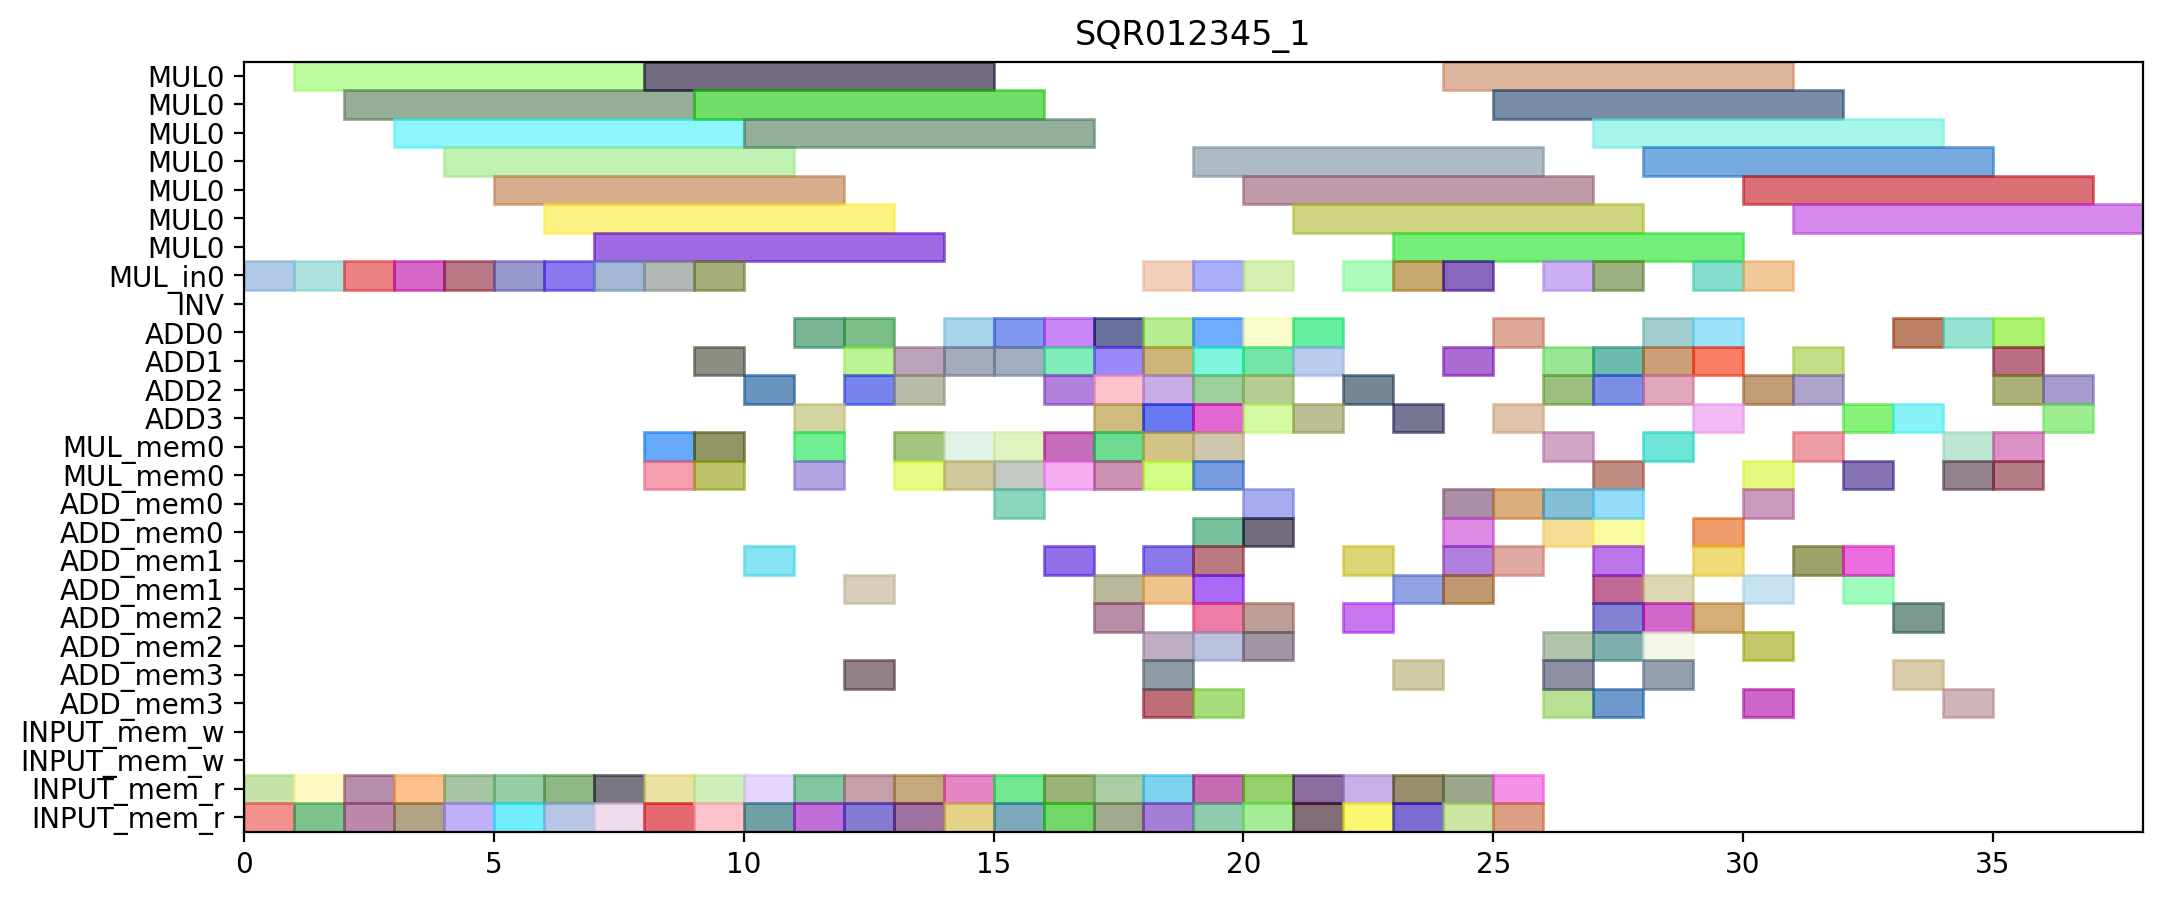

This figure's Python source:
from pyschedule import Scenario, solvers, plotters, alt


def solve():
	horizon = 115
	S = Scenario("SQR012345_1", horizon=horizon)

	# resource
	MUL = S.Resources('MUL', num=1, size=7)
	MUL_in = S.Resources('MUL_in', num=1)
	INV = S.Resource('INV')
	ADD = S.Resources('ADD', num=4, periods=range(1, horizon))
	MUL_mem = S.Resources('MUL_mem', num=1, size=2)
	ADD_mem = S.Resources('ADD_mem', num=4, size=2)
	INPUT_mem_w = S.Resource('INPUT_mem_w', size=2)
	INPUT_mem_r = S.Resource('INPUT_mem_r', size=2)

	# result of previous scheduling
	t7_t1_in = S.Task('t7_t1_in', length=1, delay_cost=1)
	S += t7_t1_in >= 0
	t7_t1_in += MUL_in[0]

	t7_t1_mem0 = S.Task('t7_t1_mem0', length=1, delay_cost=1)
	S += t7_t1_mem0 >= 0
	t7_t1_mem0 += INPUT_mem_r

	t7_t1_mem1 = S.Task('t7_t1_mem1', length=1, delay_cost=1)
	S += t7_t1_mem1 >= 0
	t7_t1_mem1 += INPUT_mem_r

	t7_t0_in = S.Task('t7_t0_in', length=1, delay_cost=1)
	S += t7_t0_in >= 1
	t7_t0_in += MUL_in[0]

	t7_t0_mem0 = S.Task('t7_t0_mem0', length=1, delay_cost=1)
	S += t7_t0_mem0 >= 1
	t7_t0_mem0 += INPUT_mem_r

	t7_t0_mem1 = S.Task('t7_t0_mem1', length=1, delay_cost=1)
	S += t7_t0_mem1 >= 1
	t7_t0_mem1 += INPUT_mem_r

	t7_t1 = S.Task('t7_t1', length=7, delay_cost=1)
	S += t7_t1 >= 1
	t7_t1 += MUL[0]

	t3_t1_in = S.Task('t3_t1_in', length=1, delay_cost=1)
	S += t3_t1_in >= 2
	t3_t1_in += MUL_in[0]

	t3_t1_mem0 = S.Task('t3_t1_mem0', length=1, delay_cost=1)
	S += t3_t1_mem0 >= 2
	t3_t1_mem0 += INPUT_mem_r

	t3_t1_mem1 = S.Task('t3_t1_mem1', length=1, delay_cost=1)
	S += t3_t1_mem1 >= 2
	t3_t1_mem1 += INPUT_mem_r

	t7_t0 = S.Task('t7_t0', length=7, delay_cost=1)
	S += t7_t0 >= 2
	t7_t0 += MUL[0]

	t3_t1 = S.Task('t3_t1', length=7, delay_cost=1)
	S += t3_t1 >= 3
	t3_t1 += MUL[0]

	t5_t1_in = S.Task('t5_t1_in', length=1, delay_cost=1)
	S += t5_t1_in >= 3
	t5_t1_in += MUL_in[0]

	t5_t1_mem0 = S.Task('t5_t1_mem0', length=1, delay_cost=1)
	S += t5_t1_mem0 >= 3
	t5_t1_mem0 += INPUT_mem_r

	t5_t1_mem1 = S.Task('t5_t1_mem1', length=1, delay_cost=1)
	S += t5_t1_mem1 >= 3
	t5_t1_mem1 += INPUT_mem_r

	t0_t3_in = S.Task('t0_t3_in', length=1, delay_cost=1)
	S += t0_t3_in >= 4
	t0_t3_in += MUL_in[0]

	t0_t3_mem0 = S.Task('t0_t3_mem0', length=1, delay_cost=1)
	S += t0_t3_mem0 >= 4
	t0_t3_mem0 += INPUT_mem_r

	t0_t3_mem1 = S.Task('t0_t3_mem1', length=1, delay_cost=1)
	S += t0_t3_mem1 >= 4
	t0_t3_mem1 += INPUT_mem_r

	t5_t1 = S.Task('t5_t1', length=7, delay_cost=1)
	S += t5_t1 >= 4
	t5_t1 += MUL[0]

	t0_t3 = S.Task('t0_t3', length=7, delay_cost=1)
	S += t0_t3 >= 5
	t0_t3 += MUL[0]

	t6_t0_in = S.Task('t6_t0_in', length=1, delay_cost=1)
	S += t6_t0_in >= 5
	t6_t0_in += MUL_in[0]

	t6_t0_mem0 = S.Task('t6_t0_mem0', length=1, delay_cost=1)
	S += t6_t0_mem0 >= 5
	t6_t0_mem0 += INPUT_mem_r

	t6_t0_mem1 = S.Task('t6_t0_mem1', length=1, delay_cost=1)
	S += t6_t0_mem1 >= 5
	t6_t0_mem1 += INPUT_mem_r

	t3_t0_in = S.Task('t3_t0_in', length=1, delay_cost=1)
	S += t3_t0_in >= 6
	t3_t0_in += MUL_in[0]

	t3_t0_mem0 = S.Task('t3_t0_mem0', length=1, delay_cost=1)
	S += t3_t0_mem0 >= 6
	t3_t0_mem0 += INPUT_mem_r

	t3_t0_mem1 = S.Task('t3_t0_mem1', length=1, delay_cost=1)
	S += t3_t0_mem1 >= 6
	t3_t0_mem1 += INPUT_mem_r

	t6_t0 = S.Task('t6_t0', length=7, delay_cost=1)
	S += t6_t0 >= 6
	t6_t0 += MUL[0]

	t3_t0 = S.Task('t3_t0', length=7, delay_cost=1)
	S += t3_t0 >= 7
	t3_t0 += MUL[0]

	t6_t1_in = S.Task('t6_t1_in', length=1, delay_cost=1)
	S += t6_t1_in >= 7
	t6_t1_in += MUL_in[0]

	t6_t1_mem0 = S.Task('t6_t1_mem0', length=1, delay_cost=1)
	S += t6_t1_mem0 >= 7
	t6_t1_mem0 += INPUT_mem_r

	t6_t1_mem1 = S.Task('t6_t1_mem1', length=1, delay_cost=1)
	S += t6_t1_mem1 >= 7
	t6_t1_mem1 += INPUT_mem_r

	t5_t0_in = S.Task('t5_t0_in', length=1, delay_cost=1)
	S += t5_t0_in >= 8
	t5_t0_in += MUL_in[0]

	t5_t0_mem0 = S.Task('t5_t0_mem0', length=1, delay_cost=1)
	S += t5_t0_mem0 >= 8
	t5_t0_mem0 += INPUT_mem_r

	t5_t0_mem1 = S.Task('t5_t0_mem1', length=1, delay_cost=1)
	S += t5_t0_mem1 >= 8
	t5_t0_mem1 += INPUT_mem_r

	t6_t1 = S.Task('t6_t1', length=7, delay_cost=1)
	S += t6_t1 >= 8
	t6_t1 += MUL[0]

	t4_t3_in = S.Task('t4_t3_in', length=1, delay_cost=1)
	S += t4_t3_in >= 9
	t4_t3_in += MUL_in[0]

	t4_t3_mem0 = S.Task('t4_t3_mem0', length=1, delay_cost=1)
	S += t4_t3_mem0 >= 9
	t4_t3_mem0 += INPUT_mem_r

	t4_t3_mem1 = S.Task('t4_t3_mem1', length=1, delay_cost=1)
	S += t4_t3_mem1 >= 9
	t4_t3_mem1 += INPUT_mem_r

	t5_t0 = S.Task('t5_t0', length=7, delay_cost=1)
	S += t5_t0 >= 9
	t5_t0 += MUL[0]

	t4_t1_mem0 = S.Task('t4_t1_mem0', length=1, delay_cost=1)
	S += t4_t1_mem0 >= 10
	t4_t1_mem0 += INPUT_mem_r

	t4_t1_mem1 = S.Task('t4_t1_mem1', length=1, delay_cost=1)
	S += t4_t1_mem1 >= 10
	t4_t1_mem1 += INPUT_mem_r

	t4_t3 = S.Task('t4_t3', length=7, delay_cost=1)
	S += t4_t3 >= 10
	t4_t3 += MUL[0]

	t4_t1 = S.Task('t4_t1', length=1, delay_cost=1)
	S += t4_t1 >= 11
	t4_t1 += ADD[0]

	t6_t2_mem0 = S.Task('t6_t2_mem0', length=1, delay_cost=1)
	S += t6_t2_mem0 >= 11
	t6_t2_mem0 += INPUT_mem_r

	t6_t2_mem1 = S.Task('t6_t2_mem1', length=1, delay_cost=1)
	S += t6_t2_mem1 >= 11
	t6_t2_mem1 += INPUT_mem_r

	t3_t3_mem0 = S.Task('t3_t3_mem0', length=1, delay_cost=1)
	S += t3_t3_mem0 >= 12
	t3_t3_mem0 += INPUT_mem_r

	t3_t3_mem1 = S.Task('t3_t3_mem1', length=1, delay_cost=1)
	S += t3_t3_mem1 >= 12
	t3_t3_mem1 += INPUT_mem_r

	t6_t2 = S.Task('t6_t2', length=1, delay_cost=1)
	S += t6_t2 >= 12
	t6_t2 += ADD[0]

	t0_t0_mem0 = S.Task('t0_t0_mem0', length=1, delay_cost=1)
	S += t0_t0_mem0 >= 13
	t0_t0_mem0 += INPUT_mem_r

	t0_t0_mem1 = S.Task('t0_t0_mem1', length=1, delay_cost=1)
	S += t0_t0_mem1 >= 13
	t0_t0_mem1 += INPUT_mem_r

	t3_t3 = S.Task('t3_t3', length=1, delay_cost=1)
	S += t3_t3 >= 13
	t3_t3 += ADD[1]

	t0_t0 = S.Task('t0_t0', length=1, delay_cost=1)
	S += t0_t0 >= 14
	t0_t0 += ADD[1]

	t5_t2_mem0 = S.Task('t5_t2_mem0', length=1, delay_cost=1)
	S += t5_t2_mem0 >= 14
	t5_t2_mem0 += INPUT_mem_r

	t5_t2_mem1 = S.Task('t5_t2_mem1', length=1, delay_cost=1)
	S += t5_t2_mem1 >= 14
	t5_t2_mem1 += INPUT_mem_r

	t11_mem0 = S.Task('t11_mem0', length=1, delay_cost=1)
	S += t11_mem0 >= 15
	t11_mem0 += INPUT_mem_r

	t11_mem1 = S.Task('t11_mem1', length=1, delay_cost=1)
	S += t11_mem1 >= 15
	t11_mem1 += INPUT_mem_r

	t5_t2 = S.Task('t5_t2', length=1, delay_cost=1)
	S += t5_t2 >= 15
	t5_t2 += ADD[0]

	t10_mem0 = S.Task('t10_mem0', length=1, delay_cost=1)
	S += t10_mem0 >= 16
	t10_mem0 += INPUT_mem_r

	t10_mem1 = S.Task('t10_mem1', length=1, delay_cost=1)
	S += t10_mem1 >= 16
	t10_mem1 += INPUT_mem_r

	t11 = S.Task('t11', length=1, delay_cost=1)
	S += t11 >= 16
	t11 += ADD[0]

	t10 = S.Task('t10', length=1, delay_cost=1)
	S += t10 >= 17
	t10 += ADD[1]

	t3_t2_mem0 = S.Task('t3_t2_mem0', length=1, delay_cost=1)
	S += t3_t2_mem0 >= 17
	t3_t2_mem0 += INPUT_mem_r

	t3_t2_mem1 = S.Task('t3_t2_mem1', length=1, delay_cost=1)
	S += t3_t2_mem1 >= 17
	t3_t2_mem1 += INPUT_mem_r

	t3_t2 = S.Task('t3_t2', length=1, delay_cost=1)
	S += t3_t2 >= 18
	t3_t2 += ADD[1]

	t4_t0_mem0 = S.Task('t4_t0_mem0', length=1, delay_cost=1)
	S += t4_t0_mem0 >= 18
	t4_t0_mem0 += INPUT_mem_r

	t4_t0_mem1 = S.Task('t4_t0_mem1', length=1, delay_cost=1)
	S += t4_t0_mem1 >= 18
	t4_t0_mem1 += INPUT_mem_r

	t4_t0 = S.Task('t4_t0', length=1, delay_cost=1)
	S += t4_t0 >= 19
	t4_t0 += ADD[1]

	t5_t3_mem0 = S.Task('t5_t3_mem0', length=1, delay_cost=1)
	S += t5_t3_mem0 >= 19
	t5_t3_mem0 += INPUT_mem_r

	t5_t3_mem1 = S.Task('t5_t3_mem1', length=1, delay_cost=1)
	S += t5_t3_mem1 >= 19
	t5_t3_mem1 += INPUT_mem_r

	t5_t3 = S.Task('t5_t3', length=1, delay_cost=1)
	S += t5_t3 >= 20
	t5_t3 += ADD[2]

	t7_t3_mem0 = S.Task('t7_t3_mem0', length=1, delay_cost=1)
	S += t7_t3_mem0 >= 20
	t7_t3_mem0 += INPUT_mem_r

	t7_t3_mem1 = S.Task('t7_t3_mem1', length=1, delay_cost=1)
	S += t7_t3_mem1 >= 20
	t7_t3_mem1 += INPUT_mem_r

	t7_t2_mem0 = S.Task('t7_t2_mem0', length=1, delay_cost=1)
	S += t7_t2_mem0 >= 21
	t7_t2_mem0 += INPUT_mem_r

	t7_t2_mem1 = S.Task('t7_t2_mem1', length=1, delay_cost=1)
	S += t7_t2_mem1 >= 21
	t7_t2_mem1 += INPUT_mem_r

	t7_t3 = S.Task('t7_t3', length=1, delay_cost=1)
	S += t7_t3 >= 21
	t7_t3 += ADD[1]

	t0_t1_mem0 = S.Task('t0_t1_mem0', length=1, delay_cost=1)
	S += t0_t1_mem0 >= 22
	t0_t1_mem0 += INPUT_mem_r

	t0_t1_mem1 = S.Task('t0_t1_mem1', length=1, delay_cost=1)
	S += t0_t1_mem1 >= 22
	t0_t1_mem1 += INPUT_mem_r

	t7_t2 = S.Task('t7_t2', length=1, delay_cost=1)
	S += t7_t2 >= 22
	t7_t2 += ADD[2]

	t0_t1 = S.Task('t0_t1', length=1, delay_cost=1)
	S += t0_t1 >= 23
	t0_t1 += ADD[3]

	t6_t3_mem0 = S.Task('t6_t3_mem0', length=1, delay_cost=1)
	S += t6_t3_mem0 >= 23
	t6_t3_mem0 += INPUT_mem_r

	t6_t3_mem1 = S.Task('t6_t3_mem1', length=1, delay_cost=1)
	S += t6_t3_mem1 >= 23
	t6_t3_mem1 += INPUT_mem_r

	t6_t3 = S.Task('t6_t3', length=1, delay_cost=1)
	S += t6_t3 >= 24
	t6_t3 += ADD[1]


	# new tasks
	t0_t2_in = S.Task('t0_t2_in', length=1, delay_cost=1)
	t0_t2_in += alt(MUL_in)
	t0_t2 = S.Task('t0_t2', length=7, delay_cost=1)
	t0_t2 += alt(MUL)
	S += t0_t2>=t0_t2_in

	t0_t2_mem0 = S.Task('t0_t2_mem0', length=1, delay_cost=1)
	t0_t2_mem0 += ADD_mem[1]
	S += 14 < t0_t2_mem0
	S += t0_t2_mem0 <= t0_t2

	t0_t2_mem1 = S.Task('t0_t2_mem1', length=1, delay_cost=1)
	t0_t2_mem1 += ADD_mem[3]
	S += 23 < t0_t2_mem1
	S += t0_t2_mem1 <= t0_t2

	t0_t5 = S.Task('t0_t5', length=1, delay_cost=1)
	t0_t5 += alt(ADD)

	t0_t5_mem0 = S.Task('t0_t5_mem0', length=1, delay_cost=1)
	t0_t5_mem0 += MUL_mem[0]
	S += 11 < t0_t5_mem0
	S += t0_t5_mem0 <= t0_t5

	t01 = S.Task('t01', length=1, delay_cost=1)
	t01 += alt(ADD)

	t01_mem0 = S.Task('t01_mem0', length=1, delay_cost=1)
	t01_mem0 += MUL_mem[0]
	S += 11 < t01_mem0
	S += t01_mem0 <= t01

	t20 = S.Task('t20', length=1, delay_cost=1)
	t20 += alt(ADD)

	t20_mem0 = S.Task('t20_mem0', length=1, delay_cost=1)
	t20_mem0 += ADD_mem[1]
	S += 17 < t20_mem0
	S += t20_mem0 <= t20

	t20_mem1 = S.Task('t20_mem1', length=1, delay_cost=1)
	t20_mem1 += INPUT_mem_r
	S += t20_mem1 <= t20

	t21 = S.Task('t21', length=1, delay_cost=1)
	t21 += alt(ADD)

	t21_mem0 = S.Task('t21_mem0', length=1, delay_cost=1)
	t21_mem0 += ADD_mem[0]
	S += 16 < t21_mem0
	S += t21_mem0 <= t21

	t21_mem1 = S.Task('t21_mem1', length=1, delay_cost=1)
	t21_mem1 += INPUT_mem_r
	S += t21_mem1 <= t21

	t80 = S.Task('t80', length=1, delay_cost=1)
	t80 += alt(ADD)

	t80_mem0 = S.Task('t80_mem0', length=1, delay_cost=1)
	t80_mem0 += ADD_mem[1]
	S += 17 < t80_mem0
	S += t80_mem0 <= t80

	t80_mem1 = S.Task('t80_mem1', length=1, delay_cost=1)
	t80_mem1 += INPUT_mem_r
	S += t80_mem1 <= t80

	t81 = S.Task('t81', length=1, delay_cost=1)
	t81 += alt(ADD)

	t81_mem0 = S.Task('t81_mem0', length=1, delay_cost=1)
	t81_mem0 += ADD_mem[0]
	S += 16 < t81_mem0
	S += t81_mem0 <= t81

	t81_mem1 = S.Task('t81_mem1', length=1, delay_cost=1)
	t81_mem1 += INPUT_mem_r
	S += t81_mem1 <= t81

	t3_t4_in = S.Task('t3_t4_in', length=1, delay_cost=1)
	t3_t4_in += alt(MUL_in)
	t3_t4 = S.Task('t3_t4', length=7, delay_cost=1)
	t3_t4 += alt(MUL)
	S += t3_t4>=t3_t4_in

	t3_t4_mem0 = S.Task('t3_t4_mem0', length=1, delay_cost=1)
	t3_t4_mem0 += ADD_mem[1]
	S += 18 < t3_t4_mem0
	S += t3_t4_mem0 <= t3_t4

	t3_t4_mem1 = S.Task('t3_t4_mem1', length=1, delay_cost=1)
	t3_t4_mem1 += ADD_mem[1]
	S += 13 < t3_t4_mem1
	S += t3_t4_mem1 <= t3_t4

	t30 = S.Task('t30', length=1, delay_cost=1)
	t30 += alt(ADD)

	t30_mem0 = S.Task('t30_mem0', length=1, delay_cost=1)
	t30_mem0 += MUL_mem[0]
	S += 13 < t30_mem0
	S += t30_mem0 <= t30

	t30_mem1 = S.Task('t30_mem1', length=1, delay_cost=1)
	t30_mem1 += MUL_mem[0]
	S += 9 < t30_mem1
	S += t30_mem1 <= t30

	t3_t5 = S.Task('t3_t5', length=1, delay_cost=1)
	t3_t5 += alt(ADD)

	t3_t5_mem0 = S.Task('t3_t5_mem0', length=1, delay_cost=1)
	t3_t5_mem0 += MUL_mem[0]
	S += 13 < t3_t5_mem0
	S += t3_t5_mem0 <= t3_t5

	t3_t5_mem1 = S.Task('t3_t5_mem1', length=1, delay_cost=1)
	t3_t5_mem1 += MUL_mem[0]
	S += 9 < t3_t5_mem1
	S += t3_t5_mem1 <= t3_t5

	t4_t2_in = S.Task('t4_t2_in', length=1, delay_cost=1)
	t4_t2_in += alt(MUL_in)
	t4_t2 = S.Task('t4_t2', length=7, delay_cost=1)
	t4_t2 += alt(MUL)
	S += t4_t2>=t4_t2_in

	t4_t2_mem0 = S.Task('t4_t2_mem0', length=1, delay_cost=1)
	t4_t2_mem0 += ADD_mem[1]
	S += 19 < t4_t2_mem0
	S += t4_t2_mem0 <= t4_t2

	t4_t2_mem1 = S.Task('t4_t2_mem1', length=1, delay_cost=1)
	t4_t2_mem1 += ADD_mem[0]
	S += 11 < t4_t2_mem1
	S += t4_t2_mem1 <= t4_t2

	t4_t5 = S.Task('t4_t5', length=1, delay_cost=1)
	t4_t5 += alt(ADD)

	t4_t5_mem0 = S.Task('t4_t5_mem0', length=1, delay_cost=1)
	t4_t5_mem0 += MUL_mem[0]
	S += 16 < t4_t5_mem0
	S += t4_t5_mem0 <= t4_t5

	t41 = S.Task('t41', length=1, delay_cost=1)
	t41 += alt(ADD)

	t41_mem0 = S.Task('t41_mem0', length=1, delay_cost=1)
	t41_mem0 += MUL_mem[0]
	S += 16 < t41_mem0
	S += t41_mem0 <= t41

	t5_t4_in = S.Task('t5_t4_in', length=1, delay_cost=1)
	t5_t4_in += alt(MUL_in)
	t5_t4 = S.Task('t5_t4', length=7, delay_cost=1)
	t5_t4 += alt(MUL)
	S += t5_t4>=t5_t4_in

	t5_t4_mem0 = S.Task('t5_t4_mem0', length=1, delay_cost=1)
	t5_t4_mem0 += ADD_mem[0]
	S += 15 < t5_t4_mem0
	S += t5_t4_mem0 <= t5_t4

	t5_t4_mem1 = S.Task('t5_t4_mem1', length=1, delay_cost=1)
	t5_t4_mem1 += ADD_mem[2]
	S += 20 < t5_t4_mem1
	S += t5_t4_mem1 <= t5_t4

	t50 = S.Task('t50', length=1, delay_cost=1)
	t50 += alt(ADD)

	t50_mem0 = S.Task('t50_mem0', length=1, delay_cost=1)
	t50_mem0 += MUL_mem[0]
	S += 15 < t50_mem0
	S += t50_mem0 <= t50

	t50_mem1 = S.Task('t50_mem1', length=1, delay_cost=1)
	t50_mem1 += MUL_mem[0]
	S += 10 < t50_mem1
	S += t50_mem1 <= t50

	t5_t5 = S.Task('t5_t5', length=1, delay_cost=1)
	t5_t5 += alt(ADD)

	t5_t5_mem0 = S.Task('t5_t5_mem0', length=1, delay_cost=1)
	t5_t5_mem0 += MUL_mem[0]
	S += 15 < t5_t5_mem0
	S += t5_t5_mem0 <= t5_t5

	t5_t5_mem1 = S.Task('t5_t5_mem1', length=1, delay_cost=1)
	t5_t5_mem1 += MUL_mem[0]
	S += 10 < t5_t5_mem1
	S += t5_t5_mem1 <= t5_t5

	t6_t4_in = S.Task('t6_t4_in', length=1, delay_cost=1)
	t6_t4_in += alt(MUL_in)
	t6_t4 = S.Task('t6_t4', length=7, delay_cost=1)
	t6_t4 += alt(MUL)
	S += t6_t4>=t6_t4_in

	t6_t4_mem0 = S.Task('t6_t4_mem0', length=1, delay_cost=1)
	t6_t4_mem0 += ADD_mem[0]
	S += 12 < t6_t4_mem0
	S += t6_t4_mem0 <= t6_t4

	t6_t4_mem1 = S.Task('t6_t4_mem1', length=1, delay_cost=1)
	t6_t4_mem1 += ADD_mem[1]
	S += 24 < t6_t4_mem1
	S += t6_t4_mem1 <= t6_t4

	t60 = S.Task('t60', length=1, delay_cost=1)
	t60 += alt(ADD)

	t60_mem0 = S.Task('t60_mem0', length=1, delay_cost=1)
	t60_mem0 += MUL_mem[0]
	S += 12 < t60_mem0
	S += t60_mem0 <= t60

	t60_mem1 = S.Task('t60_mem1', length=1, delay_cost=1)
	t60_mem1 += MUL_mem[0]
	S += 14 < t60_mem1
	S += t60_mem1 <= t60

	t6_t5 = S.Task('t6_t5', length=1, delay_cost=1)
	t6_t5 += alt(ADD)

	t6_t5_mem0 = S.Task('t6_t5_mem0', length=1, delay_cost=1)
	t6_t5_mem0 += MUL_mem[0]
	S += 12 < t6_t5_mem0
	S += t6_t5_mem0 <= t6_t5

	t6_t5_mem1 = S.Task('t6_t5_mem1', length=1, delay_cost=1)
	t6_t5_mem1 += MUL_mem[0]
	S += 14 < t6_t5_mem1
	S += t6_t5_mem1 <= t6_t5

	t7_t4_in = S.Task('t7_t4_in', length=1, delay_cost=1)
	t7_t4_in += alt(MUL_in)
	t7_t4 = S.Task('t7_t4', length=7, delay_cost=1)
	t7_t4 += alt(MUL)
	S += t7_t4>=t7_t4_in

	t7_t4_mem0 = S.Task('t7_t4_mem0', length=1, delay_cost=1)
	t7_t4_mem0 += ADD_mem[2]
	S += 22 < t7_t4_mem0
	S += t7_t4_mem0 <= t7_t4

	t7_t4_mem1 = S.Task('t7_t4_mem1', length=1, delay_cost=1)
	t7_t4_mem1 += ADD_mem[1]
	S += 21 < t7_t4_mem1
	S += t7_t4_mem1 <= t7_t4

	t70 = S.Task('t70', length=1, delay_cost=1)
	t70 += alt(ADD)

	t70_mem0 = S.Task('t70_mem0', length=1, delay_cost=1)
	t70_mem0 += MUL_mem[0]
	S += 8 < t70_mem0
	S += t70_mem0 <= t70

	t70_mem1 = S.Task('t70_mem1', length=1, delay_cost=1)
	t70_mem1 += MUL_mem[0]
	S += 7 < t70_mem1
	S += t70_mem1 <= t70

	t7_t5 = S.Task('t7_t5', length=1, delay_cost=1)
	t7_t5 += alt(ADD)

	t7_t5_mem0 = S.Task('t7_t5_mem0', length=1, delay_cost=1)
	t7_t5_mem0 += MUL_mem[0]
	S += 8 < t7_t5_mem0
	S += t7_t5_mem0 <= t7_t5

	t7_t5_mem1 = S.Task('t7_t5_mem1', length=1, delay_cost=1)
	t7_t5_mem1 += MUL_mem[0]
	S += 7 < t7_t5_mem1
	S += t7_t5_mem1 <= t7_t5

	t00 = S.Task('t00', length=1, delay_cost=1)
	t00 += alt(ADD)

	t00_mem0 = S.Task('t00_mem0', length=1, delay_cost=1)
	t00_mem0 += alt(MUL_mem)
	S += (t0_t2*MUL[0]) < t00_mem0*MUL_mem[0]
	S += t00_mem0 <= t00

	t00_mem1 = S.Task('t00_mem1', length=1, delay_cost=1)
	t00_mem1 += alt(ADD_mem)
	S += (t0_t5*ADD[0]) < t00_mem1*ADD_mem[0]
	S += (t0_t5*ADD[1]) < t00_mem1*ADD_mem[1]
	S += (t0_t5*ADD[2]) < t00_mem1*ADD_mem[2]
	S += (t0_t5*ADD[3]) < t00_mem1*ADD_mem[3]
	S += t00_mem1 <= t00

	t9_t0 = S.Task('t9_t0', length=1, delay_cost=1)
	t9_t0 += alt(ADD)

	t9_t0_mem0 = S.Task('t9_t0_mem0', length=1, delay_cost=1)
	t9_t0_mem0 += alt(ADD_mem)
	S += (t80*ADD[0]) < t9_t0_mem0*ADD_mem[0]
	S += (t80*ADD[1]) < t9_t0_mem0*ADD_mem[1]
	S += (t80*ADD[2]) < t9_t0_mem0*ADD_mem[2]
	S += (t80*ADD[3]) < t9_t0_mem0*ADD_mem[3]
	S += t9_t0_mem0 <= t9_t0

	t9_t0_mem1 = S.Task('t9_t0_mem1', length=1, delay_cost=1)
	t9_t0_mem1 += alt(ADD_mem)
	S += (t81*ADD[0]) < t9_t0_mem1*ADD_mem[0]
	S += (t81*ADD[1]) < t9_t0_mem1*ADD_mem[1]
	S += (t81*ADD[2]) < t9_t0_mem1*ADD_mem[2]
	S += (t81*ADD[3]) < t9_t0_mem1*ADD_mem[3]
	S += t9_t0_mem1 <= t9_t0

	t9_t1 = S.Task('t9_t1', length=1, delay_cost=1)
	t9_t1 += alt(ADD)

	t9_t1_mem0 = S.Task('t9_t1_mem0', length=1, delay_cost=1)
	t9_t1_mem0 += alt(ADD_mem)
	S += (t80*ADD[0]) < t9_t1_mem0*ADD_mem[0]
	S += (t80*ADD[1]) < t9_t1_mem0*ADD_mem[1]
	S += (t80*ADD[2]) < t9_t1_mem0*ADD_mem[2]
	S += (t80*ADD[3]) < t9_t1_mem0*ADD_mem[3]
	S += t9_t1_mem0 <= t9_t1

	t9_t1_mem1 = S.Task('t9_t1_mem1', length=1, delay_cost=1)
	t9_t1_mem1 += alt(ADD_mem)
	S += (t81*ADD[0]) < t9_t1_mem1*ADD_mem[0]
	S += (t81*ADD[1]) < t9_t1_mem1*ADD_mem[1]
	S += (t81*ADD[2]) < t9_t1_mem1*ADD_mem[2]
	S += (t81*ADD[3]) < t9_t1_mem1*ADD_mem[3]
	S += t9_t1_mem1 <= t9_t1

	t9_t3_in = S.Task('t9_t3_in', length=1, delay_cost=1)
	t9_t3_in += alt(MUL_in)
	t9_t3 = S.Task('t9_t3', length=7, delay_cost=1)
	t9_t3 += alt(MUL)
	S += t9_t3>=t9_t3_in

	t9_t3_mem0 = S.Task('t9_t3_mem0', length=1, delay_cost=1)
	t9_t3_mem0 += alt(ADD_mem)
	S += (t80*ADD[0]) < t9_t3_mem0*ADD_mem[0]
	S += (t80*ADD[1]) < t9_t3_mem0*ADD_mem[1]
	S += (t80*ADD[2]) < t9_t3_mem0*ADD_mem[2]
	S += (t80*ADD[3]) < t9_t3_mem0*ADD_mem[3]
	S += t9_t3_mem0 <= t9_t3

	t9_t3_mem1 = S.Task('t9_t3_mem1', length=1, delay_cost=1)
	t9_t3_mem1 += alt(ADD_mem)
	S += (t81*ADD[0]) < t9_t3_mem1*ADD_mem[0]
	S += (t81*ADD[1]) < t9_t3_mem1*ADD_mem[1]
	S += (t81*ADD[2]) < t9_t3_mem1*ADD_mem[2]
	S += (t81*ADD[3]) < t9_t3_mem1*ADD_mem[3]
	S += t9_t3_mem1 <= t9_t3

	t10_t0 = S.Task('t10_t0', length=1, delay_cost=1)
	t10_t0 += alt(ADD)

	t10_t0_mem0 = S.Task('t10_t0_mem0', length=1, delay_cost=1)
	t10_t0_mem0 += alt(ADD_mem)
	S += (t20*ADD[0]) < t10_t0_mem0*ADD_mem[0]
	S += (t20*ADD[1]) < t10_t0_mem0*ADD_mem[1]
	S += (t20*ADD[2]) < t10_t0_mem0*ADD_mem[2]
	S += (t20*ADD[3]) < t10_t0_mem0*ADD_mem[3]
	S += t10_t0_mem0 <= t10_t0

	t10_t0_mem1 = S.Task('t10_t0_mem1', length=1, delay_cost=1)
	t10_t0_mem1 += alt(ADD_mem)
	S += (t21*ADD[0]) < t10_t0_mem1*ADD_mem[0]
	S += (t21*ADD[1]) < t10_t0_mem1*ADD_mem[1]
	S += (t21*ADD[2]) < t10_t0_mem1*ADD_mem[2]
	S += (t21*ADD[3]) < t10_t0_mem1*ADD_mem[3]
	S += t10_t0_mem1 <= t10_t0

	t10_t1 = S.Task('t10_t1', length=1, delay_cost=1)
	t10_t1 += alt(ADD)

	t10_t1_mem0 = S.Task('t10_t1_mem0', length=1, delay_cost=1)
	t10_t1_mem0 += alt(ADD_mem)
	S += (t20*ADD[0]) < t10_t1_mem0*ADD_mem[0]
	S += (t20*ADD[1]) < t10_t1_mem0*ADD_mem[1]
	S += (t20*ADD[2]) < t10_t1_mem0*ADD_mem[2]
	S += (t20*ADD[3]) < t10_t1_mem0*ADD_mem[3]
	S += t10_t1_mem0 <= t10_t1

	t10_t1_mem1 = S.Task('t10_t1_mem1', length=1, delay_cost=1)
	t10_t1_mem1 += alt(ADD_mem)
	S += (t21*ADD[0]) < t10_t1_mem1*ADD_mem[0]
	S += (t21*ADD[1]) < t10_t1_mem1*ADD_mem[1]
	S += (t21*ADD[2]) < t10_t1_mem1*ADD_mem[2]
	S += (t21*ADD[3]) < t10_t1_mem1*ADD_mem[3]
	S += t10_t1_mem1 <= t10_t1

	t10_t3_in = S.Task('t10_t3_in', length=1, delay_cost=1)
	t10_t3_in += alt(MUL_in)
	t10_t3 = S.Task('t10_t3', length=7, delay_cost=1)
	t10_t3 += alt(MUL)
	S += t10_t3>=t10_t3_in

	t10_t3_mem0 = S.Task('t10_t3_mem0', length=1, delay_cost=1)
	t10_t3_mem0 += alt(ADD_mem)
	S += (t20*ADD[0]) < t10_t3_mem0*ADD_mem[0]
	S += (t20*ADD[1]) < t10_t3_mem0*ADD_mem[1]
	S += (t20*ADD[2]) < t10_t3_mem0*ADD_mem[2]
	S += (t20*ADD[3]) < t10_t3_mem0*ADD_mem[3]
	S += t10_t3_mem0 <= t10_t3

	t10_t3_mem1 = S.Task('t10_t3_mem1', length=1, delay_cost=1)
	t10_t3_mem1 += alt(ADD_mem)
	S += (t21*ADD[0]) < t10_t3_mem1*ADD_mem[0]
	S += (t21*ADD[1]) < t10_t3_mem1*ADD_mem[1]
	S += (t21*ADD[2]) < t10_t3_mem1*ADD_mem[2]
	S += (t21*ADD[3]) < t10_t3_mem1*ADD_mem[3]
	S += t10_t3_mem1 <= t10_t3

	t31 = S.Task('t31', length=1, delay_cost=1)
	t31 += alt(ADD)

	t31_mem0 = S.Task('t31_mem0', length=1, delay_cost=1)
	t31_mem0 += alt(MUL_mem)
	S += (t3_t4*MUL[0]) < t31_mem0*MUL_mem[0]
	S += t31_mem0 <= t31

	t31_mem1 = S.Task('t31_mem1', length=1, delay_cost=1)
	t31_mem1 += alt(ADD_mem)
	S += (t3_t5*ADD[0]) < t31_mem1*ADD_mem[0]
	S += (t3_t5*ADD[1]) < t31_mem1*ADD_mem[1]
	S += (t3_t5*ADD[2]) < t31_mem1*ADD_mem[2]
	S += (t3_t5*ADD[3]) < t31_mem1*ADD_mem[3]
	S += t31_mem1 <= t31

	t110 = S.Task('t110', length=1, delay_cost=1)
	t110 += alt(ADD)

	t110_mem0 = S.Task('t110_mem0', length=1, delay_cost=1)
	t110_mem0 += alt(ADD_mem)
	S += (t30*ADD[0]) < t110_mem0*ADD_mem[0]
	S += (t30*ADD[1]) < t110_mem0*ADD_mem[1]
	S += (t30*ADD[2]) < t110_mem0*ADD_mem[2]
	S += (t30*ADD[3]) < t110_mem0*ADD_mem[3]
	S += t110_mem0 <= t110

	t40 = S.Task('t40', length=1, delay_cost=1)
	t40 += alt(ADD)

	t40_mem0 = S.Task('t40_mem0', length=1, delay_cost=1)
	t40_mem0 += alt(MUL_mem)
	S += (t4_t2*MUL[0]) < t40_mem0*MUL_mem[0]
	S += t40_mem0 <= t40

	t40_mem1 = S.Task('t40_mem1', length=1, delay_cost=1)
	t40_mem1 += alt(ADD_mem)
	S += (t4_t5*ADD[0]) < t40_mem1*ADD_mem[0]
	S += (t4_t5*ADD[1]) < t40_mem1*ADD_mem[1]
	S += (t4_t5*ADD[2]) < t40_mem1*ADD_mem[2]
	S += (t4_t5*ADD[3]) < t40_mem1*ADD_mem[3]
	S += t40_mem1 <= t40

	t51 = S.Task('t51', length=1, delay_cost=1)
	t51 += alt(ADD)

	t51_mem0 = S.Task('t51_mem0', length=1, delay_cost=1)
	t51_mem0 += alt(MUL_mem)
	S += (t5_t4*MUL[0]) < t51_mem0*MUL_mem[0]
	S += t51_mem0 <= t51

	t51_mem1 = S.Task('t51_mem1', length=1, delay_cost=1)
	t51_mem1 += alt(ADD_mem)
	S += (t5_t5*ADD[0]) < t51_mem1*ADD_mem[0]
	S += (t5_t5*ADD[1]) < t51_mem1*ADD_mem[1]
	S += (t5_t5*ADD[2]) < t51_mem1*ADD_mem[2]
	S += (t5_t5*ADD[3]) < t51_mem1*ADD_mem[3]
	S += t51_mem1 <= t51

	t61 = S.Task('t61', length=1, delay_cost=1)
	t61 += alt(ADD)

	t61_mem0 = S.Task('t61_mem0', length=1, delay_cost=1)
	t61_mem0 += alt(MUL_mem)
	S += (t6_t4*MUL[0]) < t61_mem0*MUL_mem[0]
	S += t61_mem0 <= t61

	t61_mem1 = S.Task('t61_mem1', length=1, delay_cost=1)
	t61_mem1 += alt(ADD_mem)
	S += (t6_t5*ADD[0]) < t61_mem1*ADD_mem[0]
	S += (t6_t5*ADD[1]) < t61_mem1*ADD_mem[1]
	S += (t6_t5*ADD[2]) < t61_mem1*ADD_mem[2]
	S += (t6_t5*ADD[3]) < t61_mem1*ADD_mem[3]
	S += t61_mem1 <= t61

	t71 = S.Task('t71', length=1, delay_cost=1)
	t71 += alt(ADD)

	t71_mem0 = S.Task('t71_mem0', length=1, delay_cost=1)
	t71_mem0 += alt(MUL_mem)
	S += (t7_t4*MUL[0]) < t71_mem0*MUL_mem[0]
	S += t71_mem0 <= t71

	t71_mem1 = S.Task('t71_mem1', length=1, delay_cost=1)
	t71_mem1 += alt(ADD_mem)
	S += (t7_t5*ADD[0]) < t71_mem1*ADD_mem[0]
	S += (t7_t5*ADD[1]) < t71_mem1*ADD_mem[1]
	S += (t7_t5*ADD[2]) < t71_mem1*ADD_mem[2]
	S += (t7_t5*ADD[3]) < t71_mem1*ADD_mem[3]
	S += t71_mem1 <= t71

	t290 = S.Task('t290', length=1, delay_cost=1)
	t290 += alt(ADD)

	t290_mem0 = S.Task('t290_mem0', length=1, delay_cost=1)
	t290_mem0 += alt(ADD_mem)
	S += (t50*ADD[0]) < t290_mem0*ADD_mem[0]
	S += (t50*ADD[1]) < t290_mem0*ADD_mem[1]
	S += (t50*ADD[2]) < t290_mem0*ADD_mem[2]
	S += (t50*ADD[3]) < t290_mem0*ADD_mem[3]
	S += t290_mem0 <= t290

	t151 = S.Task('t151', length=1, delay_cost=1)
	t151 += alt(ADD)

	t151_mem0 = S.Task('t151_mem0', length=1, delay_cost=1)
	t151_mem0 += alt(ADD_mem)
	S += (t01*ADD[0]) < t151_mem0*ADD_mem[0]
	S += (t01*ADD[1]) < t151_mem0*ADD_mem[1]
	S += (t01*ADD[2]) < t151_mem0*ADD_mem[2]
	S += (t01*ADD[3]) < t151_mem0*ADD_mem[3]
	S += t151_mem0 <= t151

	t151_mem1 = S.Task('t151_mem1', length=1, delay_cost=1)
	t151_mem1 += alt(ADD_mem)
	S += (t41*ADD[0]) < t151_mem1*ADD_mem[0]
	S += (t41*ADD[1]) < t151_mem1*ADD_mem[1]
	S += (t41*ADD[2]) < t151_mem1*ADD_mem[2]
	S += (t41*ADD[3]) < t151_mem1*ADD_mem[3]
	S += t151_mem1 <= t151

	t18_x10 = S.Task('t18_x10', length=1, delay_cost=1)
	t18_x10 += alt(ADD)

	t18_x10_mem0 = S.Task('t18_x10_mem0', length=1, delay_cost=1)
	t18_x10_mem0 += alt(ADD_mem)
	S += (t41*ADD[0]) < t18_x10_mem0*ADD_mem[0]
	S += (t41*ADD[1]) < t18_x10_mem0*ADD_mem[1]
	S += (t41*ADD[2]) < t18_x10_mem0*ADD_mem[2]
	S += (t41*ADD[3]) < t18_x10_mem0*ADD_mem[3]
	S += t18_x10_mem0 <= t18_x10

	t220 = S.Task('t220', length=1, delay_cost=1)
	t220 += alt(ADD)

	t220_mem0 = S.Task('t220_mem0', length=1, delay_cost=1)
	t220_mem0 += alt(ADD_mem)
	S += (t60*ADD[0]) < t220_mem0*ADD_mem[0]
	S += (t60*ADD[1]) < t220_mem0*ADD_mem[1]
	S += (t60*ADD[2]) < t220_mem0*ADD_mem[2]
	S += (t60*ADD[3]) < t220_mem0*ADD_mem[3]
	S += t220_mem0 <= t220

	t260 = S.Task('t260', length=1, delay_cost=1)
	t260 += alt(ADD)

	t260_mem0 = S.Task('t260_mem0', length=1, delay_cost=1)
	t260_mem0 += alt(ADD_mem)
	S += (t70*ADD[0]) < t260_mem0*ADD_mem[0]
	S += (t70*ADD[1]) < t260_mem0*ADD_mem[1]
	S += (t70*ADD[2]) < t260_mem0*ADD_mem[2]
	S += (t70*ADD[3]) < t260_mem0*ADD_mem[3]
	S += t260_mem0 <= t260

	t9_t2_in = S.Task('t9_t2_in', length=1, delay_cost=1)
	t9_t2_in += alt(MUL_in)
	t9_t2 = S.Task('t9_t2', length=7, delay_cost=1)
	t9_t2 += alt(MUL)
	S += t9_t2>=t9_t2_in

	t9_t2_mem0 = S.Task('t9_t2_mem0', length=1, delay_cost=1)
	t9_t2_mem0 += alt(ADD_mem)
	S += (t9_t0*ADD[0]) < t9_t2_mem0*ADD_mem[0]
	S += (t9_t0*ADD[1]) < t9_t2_mem0*ADD_mem[1]
	S += (t9_t0*ADD[2]) < t9_t2_mem0*ADD_mem[2]
	S += (t9_t0*ADD[3]) < t9_t2_mem0*ADD_mem[3]
	S += t9_t2_mem0 <= t9_t2

	t9_t2_mem1 = S.Task('t9_t2_mem1', length=1, delay_cost=1)
	t9_t2_mem1 += alt(ADD_mem)
	S += (t9_t1*ADD[0]) < t9_t2_mem1*ADD_mem[0]
	S += (t9_t1*ADD[1]) < t9_t2_mem1*ADD_mem[1]
	S += (t9_t1*ADD[2]) < t9_t2_mem1*ADD_mem[2]
	S += (t9_t1*ADD[3]) < t9_t2_mem1*ADD_mem[3]
	S += t9_t2_mem1 <= t9_t2

	t9_t5 = S.Task('t9_t5', length=1, delay_cost=1)
	t9_t5 += alt(ADD)

	t9_t5_mem0 = S.Task('t9_t5_mem0', length=1, delay_cost=1)
	t9_t5_mem0 += alt(MUL_mem)
	S += (t9_t3*MUL[0]) < t9_t5_mem0*MUL_mem[0]
	S += t9_t5_mem0 <= t9_t5

	t91 = S.Task('t91', length=1, delay_cost=1)
	t91 += alt(ADD)

	t91_mem0 = S.Task('t91_mem0', length=1, delay_cost=1)
	t91_mem0 += alt(MUL_mem)
	S += (t9_t3*MUL[0]) < t91_mem0*MUL_mem[0]
	S += t91_mem0 <= t91

	t10_t2_in = S.Task('t10_t2_in', length=1, delay_cost=1)
	t10_t2_in += alt(MUL_in)
	t10_t2 = S.Task('t10_t2', length=7, delay_cost=1)
	t10_t2 += alt(MUL)
	S += t10_t2>=t10_t2_in

	t10_t2_mem0 = S.Task('t10_t2_mem0', length=1, delay_cost=1)
	t10_t2_mem0 += alt(ADD_mem)
	S += (t10_t0*ADD[0]) < t10_t2_mem0*ADD_mem[0]
	S += (t10_t0*ADD[1]) < t10_t2_mem0*ADD_mem[1]
	S += (t10_t0*ADD[2]) < t10_t2_mem0*ADD_mem[2]
	S += (t10_t0*ADD[3]) < t10_t2_mem0*ADD_mem[3]
	S += t10_t2_mem0 <= t10_t2

	t10_t2_mem1 = S.Task('t10_t2_mem1', length=1, delay_cost=1)
	t10_t2_mem1 += alt(ADD_mem)
	S += (t10_t1*ADD[0]) < t10_t2_mem1*ADD_mem[0]
	S += (t10_t1*ADD[1]) < t10_t2_mem1*ADD_mem[1]
	S += (t10_t1*ADD[2]) < t10_t2_mem1*ADD_mem[2]
	S += (t10_t1*ADD[3]) < t10_t2_mem1*ADD_mem[3]
	S += t10_t2_mem1 <= t10_t2

	t10_t5 = S.Task('t10_t5', length=1, delay_cost=1)
	t10_t5 += alt(ADD)

	t10_t5_mem0 = S.Task('t10_t5_mem0', length=1, delay_cost=1)
	t10_t5_mem0 += alt(MUL_mem)
	S += (t10_t3*MUL[0]) < t10_t5_mem0*MUL_mem[0]
	S += t10_t5_mem0 <= t10_t5

	t101 = S.Task('t101', length=1, delay_cost=1)
	t101 += alt(ADD)

	t101_mem0 = S.Task('t101_mem0', length=1, delay_cost=1)
	t101_mem0 += alt(MUL_mem)
	S += (t10_t3*MUL[0]) < t101_mem0*MUL_mem[0]
	S += t101_mem0 <= t101

	t111 = S.Task('t111', length=1, delay_cost=1)
	t111 += alt(ADD)

	t111_mem0 = S.Task('t111_mem0', length=1, delay_cost=1)
	t111_mem0 += alt(ADD_mem)
	S += (t31*ADD[0]) < t111_mem0*ADD_mem[0]
	S += (t31*ADD[1]) < t111_mem0*ADD_mem[1]
	S += (t31*ADD[2]) < t111_mem0*ADD_mem[2]
	S += (t31*ADD[3]) < t111_mem0*ADD_mem[3]
	S += t111_mem0 <= t111

	t12_x00 = S.Task('t12_x00', length=1, delay_cost=1)
	t12_x00 += alt(ADD)

	t12_x00_mem0 = S.Task('t12_x00_mem0', length=1, delay_cost=1)
	t12_x00_mem0 += alt(ADD_mem)
	S += (t110*ADD[0]) < t12_x00_mem0*ADD_mem[0]
	S += (t110*ADD[1]) < t12_x00_mem0*ADD_mem[1]
	S += (t110*ADD[2]) < t12_x00_mem0*ADD_mem[2]
	S += (t110*ADD[3]) < t12_x00_mem0*ADD_mem[3]
	S += t12_x00_mem0 <= t12_x00

	t291 = S.Task('t291', length=1, delay_cost=1)
	t291 += alt(ADD)

	t291_mem0 = S.Task('t291_mem0', length=1, delay_cost=1)
	t291_mem0 += alt(ADD_mem)
	S += (t51*ADD[0]) < t291_mem0*ADD_mem[0]
	S += (t51*ADD[1]) < t291_mem0*ADD_mem[1]
	S += (t51*ADD[2]) < t291_mem0*ADD_mem[2]
	S += (t51*ADD[3]) < t291_mem0*ADD_mem[3]
	S += t291_mem0 <= t291

	t300 = S.Task('t300', length=1, delay_cost=1)
	t300 += alt(ADD)

	t300_mem0 = S.Task('t300_mem0', length=1, delay_cost=1)
	t300_mem0 += alt(ADD_mem)
	S += (t290*ADD[0]) < t300_mem0*ADD_mem[0]
	S += (t290*ADD[1]) < t300_mem0*ADD_mem[1]
	S += (t290*ADD[2]) < t300_mem0*ADD_mem[2]
	S += (t290*ADD[3]) < t300_mem0*ADD_mem[3]
	S += t300_mem0 <= t300

	t300_mem1 = S.Task('t300_mem1', length=1, delay_cost=1)
	t300_mem1 += alt(ADD_mem)
	S += (t50*ADD[0]) < t300_mem1*ADD_mem[0]
	S += (t50*ADD[1]) < t300_mem1*ADD_mem[1]
	S += (t50*ADD[2]) < t300_mem1*ADD_mem[2]
	S += (t50*ADD[3]) < t300_mem1*ADD_mem[3]
	S += t300_mem1 <= t300

	t150 = S.Task('t150', length=1, delay_cost=1)
	t150 += alt(ADD)

	t150_mem0 = S.Task('t150_mem0', length=1, delay_cost=1)
	t150_mem0 += alt(ADD_mem)
	S += (t00*ADD[0]) < t150_mem0*ADD_mem[0]
	S += (t00*ADD[1]) < t150_mem0*ADD_mem[1]
	S += (t00*ADD[2]) < t150_mem0*ADD_mem[2]
	S += (t00*ADD[3]) < t150_mem0*ADD_mem[3]
	S += t150_mem0 <= t150

	t150_mem1 = S.Task('t150_mem1', length=1, delay_cost=1)
	t150_mem1 += alt(ADD_mem)
	S += (t40*ADD[0]) < t150_mem1*ADD_mem[0]
	S += (t40*ADD[1]) < t150_mem1*ADD_mem[1]
	S += (t40*ADD[2]) < t150_mem1*ADD_mem[2]
	S += (t40*ADD[3]) < t150_mem1*ADD_mem[3]
	S += t150_mem1 <= t150

	t161 = S.Task('t161', length=1, delay_cost=1)
	t161 += alt(ADD)

	t161_mem0 = S.Task('t161_mem0', length=1, delay_cost=1)
	t161_mem0 += alt(ADD_mem)
	S += (t151*ADD[0]) < t161_mem0*ADD_mem[0]
	S += (t151*ADD[1]) < t161_mem0*ADD_mem[1]
	S += (t151*ADD[2]) < t161_mem0*ADD_mem[2]
	S += (t151*ADD[3]) < t161_mem0*ADD_mem[3]
	S += t161_mem0 <= t161

	t18_x00 = S.Task('t18_x00', length=1, delay_cost=1)
	t18_x00 += alt(ADD)

	t18_x00_mem0 = S.Task('t18_x00_mem0', length=1, delay_cost=1)
	t18_x00_mem0 += alt(ADD_mem)
	S += (t40*ADD[0]) < t18_x00_mem0*ADD_mem[0]
	S += (t40*ADD[1]) < t18_x00_mem0*ADD_mem[1]
	S += (t40*ADD[2]) < t18_x00_mem0*ADD_mem[2]
	S += (t40*ADD[3]) < t18_x00_mem0*ADD_mem[3]
	S += t18_x00_mem0 <= t18_x00

	t18_x11 = S.Task('t18_x11', length=1, delay_cost=1)
	t18_x11 += alt(ADD)

	t18_x11_mem0 = S.Task('t18_x11_mem0', length=1, delay_cost=1)
	t18_x11_mem0 += alt(ADD_mem)
	S += (t18_x10*ADD[0]) < t18_x11_mem0*ADD_mem[0]
	S += (t18_x10*ADD[1]) < t18_x11_mem0*ADD_mem[1]
	S += (t18_x10*ADD[2]) < t18_x11_mem0*ADD_mem[2]
	S += (t18_x10*ADD[3]) < t18_x11_mem0*ADD_mem[3]
	S += t18_x11_mem0 <= t18_x11

	t221 = S.Task('t221', length=1, delay_cost=1)
	t221 += alt(ADD)

	t221_mem0 = S.Task('t221_mem0', length=1, delay_cost=1)
	t221_mem0 += alt(ADD_mem)
	S += (t61*ADD[0]) < t221_mem0*ADD_mem[0]
	S += (t61*ADD[1]) < t221_mem0*ADD_mem[1]
	S += (t61*ADD[2]) < t221_mem0*ADD_mem[2]
	S += (t61*ADD[3]) < t221_mem0*ADD_mem[3]
	S += t221_mem0 <= t221

	t230 = S.Task('t230', length=1, delay_cost=1)
	t230 += alt(ADD)

	t230_mem0 = S.Task('t230_mem0', length=1, delay_cost=1)
	t230_mem0 += alt(ADD_mem)
	S += (t220*ADD[0]) < t230_mem0*ADD_mem[0]
	S += (t220*ADD[1]) < t230_mem0*ADD_mem[1]
	S += (t220*ADD[2]) < t230_mem0*ADD_mem[2]
	S += (t220*ADD[3]) < t230_mem0*ADD_mem[3]
	S += t230_mem0 <= t230

	t230_mem1 = S.Task('t230_mem1', length=1, delay_cost=1)
	t230_mem1 += alt(ADD_mem)
	S += (t60*ADD[0]) < t230_mem1*ADD_mem[0]
	S += (t60*ADD[1]) < t230_mem1*ADD_mem[1]
	S += (t60*ADD[2]) < t230_mem1*ADD_mem[2]
	S += (t60*ADD[3]) < t230_mem1*ADD_mem[3]
	S += t230_mem1 <= t230

	t261 = S.Task('t261', length=1, delay_cost=1)
	t261 += alt(ADD)

	t261_mem0 = S.Task('t261_mem0', length=1, delay_cost=1)
	t261_mem0 += alt(ADD_mem)
	S += (t71*ADD[0]) < t261_mem0*ADD_mem[0]
	S += (t71*ADD[1]) < t261_mem0*ADD_mem[1]
	S += (t71*ADD[2]) < t261_mem0*ADD_mem[2]
	S += (t71*ADD[3]) < t261_mem0*ADD_mem[3]
	S += t261_mem0 <= t261

	t270 = S.Task('t270', length=1, delay_cost=1)
	t270 += alt(ADD)

	t270_mem0 = S.Task('t270_mem0', length=1, delay_cost=1)
	t270_mem0 += alt(ADD_mem)
	S += (t260*ADD[0]) < t270_mem0*ADD_mem[0]
	S += (t260*ADD[1]) < t270_mem0*ADD_mem[1]
	S += (t260*ADD[2]) < t270_mem0*ADD_mem[2]
	S += (t260*ADD[3]) < t270_mem0*ADD_mem[3]
	S += t270_mem0 <= t270

	t270_mem1 = S.Task('t270_mem1', length=1, delay_cost=1)
	t270_mem1 += alt(ADD_mem)
	S += (t70*ADD[0]) < t270_mem1*ADD_mem[0]
	S += (t70*ADD[1]) < t270_mem1*ADD_mem[1]
	S += (t70*ADD[2]) < t270_mem1*ADD_mem[2]
	S += (t70*ADD[3]) < t270_mem1*ADD_mem[3]
	S += t270_mem1 <= t270

	solvers.mip.solve(S,msg=1,kind='CPLEX',ratio_gap=1.01)

	solution = [['hoge']*len(S.solution()[1]) for i in range(len(S.solution()))]
	for i in range(len(S.solution())):
		for j in range(len(S.solution()[i])):
			solution[i][j]=str(S.solution()[i][j])
	print(solution)

	cycles = int(solution[-1][3])

	pic_file_name = "/home/mfukuda/pairing_automation_design2/bls12-1150/scheduling/SQR012345_mul1_add4/SQR012345_1.png"
	if(S.solution() != []):
		plotters.matplotlib.plot(S,img_filename=pic_file_name, vertical_text=True, fig_size=(cycles*0.25+3, 5), show_task_labels=False)

	return solution
